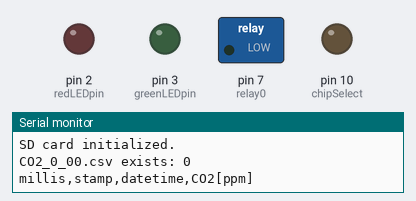
A sketch run on a simulated Arduino Uno, built with avr-gcc and run on an emulated ATmega328P. On the bench: switched loads named in the sketch (green lamp = pin HIGH), output pins drawn as LEDs (lit = HIGH), the last lines printed to the serial monitor. The local clock reads 2024-03-15 10:24:30 at power-on unless the sketch sets it; storage starts empty.

Above: at 0.1 s.
At 8.3 s:
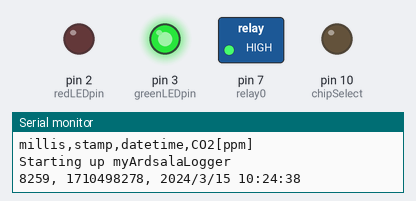
Timing chart, 0 to 9.8 s (numbered marks = the images above):
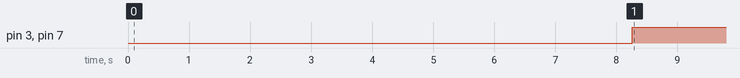

The sketch:

K30_10_sec_S0.ino
```cpp
/*
 Author: Joseph M. Myre (joemyre@gmail.com)
 Modified 8/29/2016 by Matt Covington to add power cycling capability
 Modified March 2024 by Summer Lockhart to change file names and sensor measurement frequency

 This program connects an Arduino to a Cozir CO2 ambient sensor
 and reports readings back over the USB serial interface and
 to an SD card. The SD card is attached to the arduino using the
 Adafruint Data Logger Shield.

 Pin connections:
 Arduino________Vaisala Sensor
 a0  ------------ V_out

 The SoftwareSerial object used to initialize the Cozir
 object is initialized with the Arduino communication pin
 definitions.

 */
#include <SPI.h>
#include <Wire.h>

#include <SD.h>
#include <SoftwareSerial.h>
#include "RTClib.h"
//#include "kSeries.h"
#include <avr/sleep.h>
#include <avr/power.h>
#include <avr/wdt.h>


// Defines the number of milliseconds between
// grabbing data and logging it. 1000 ms is once a second
#define LOG_INTERVAL 6000 //= 10 seconds
// ms between entries (reduce to take more/faster data)
#define MAX_SLEEP_ITERATIONS  LOG_INTERVAL / 8000 //watchdog timer will wait 8 sec for each wakeup

int sleepIterations = 0;
volatile bool watchdogActivated = false;


// The number of milliseconds before writing the logged data
// permanently to disk.
// Set it to the LOG_INTERVAL to write each time (safest)
// Set it to 10*LOG_INTERVAL to write all data every 10 datareads,
//   you could lose up to the last 10 reads if power is lost
//   but it uses less power and is much faster!
//
// ms between calls to flush() -- to write data to the card
//#define SYNC_INTERVAL 30000
// Time of the last sync() call
//uint32_t syncTime = 0;
//new method to determine SD write (always at end of power on cycle)
boolean stay_on = true;

//time to keep sensor powered on to warm up
#define WARMUP_TIME 60000 // = 1 min * 60 sec * 1000 msec
//(approximate) time between readings of sensor during warming up period
#define READ_INTERVAL 10000 // = 10 6ec

// Echo the data to the USB serial line
// 1 for true, 0 for false
#define ECHO_TO_SERIAL   1

// Define the digital pins that connect to the LEDs
#define redLEDpin 2
#define greenLEDpin 3

RTC_PCF8523 RTC; // define the Real Time Clock object//DS1307 old RTC

// Digital pin 10 is used for the SD cs line for the
// data logging shield.
const int chipSelect = 10;

// Define relay connections
#define relay0 7

// Pins 12/13 are reserved for the SD card
SoftwareSerial K_30_Serial(8,9);  //Sets up a virtual serial port
                     //Using pin 8 for Rx and pin 9 for Tx

byte readCO2[] = {0xFE, 0X44, 0X00, 0X08, 0X02, 0X9F, 0X25};  //Command packet to read Co2 (see app note)
byte response[] = {0,0,0,0,0,0,0};  //create an array to store the response

//multiplier for value. default is 1. set to 3 for K-30 3% and 10 for K-33 ICB
float valMultiplier = 10;

// The logging file
File logfile;

// Define watchdog timer interrupt.
ISR(WDT_vect)
{
  // Set the watchdog activated flag.
  // Note that you shouldn't do much work inside an interrupt handler.
  watchdogActivated = true;
}

// Put the Arduino to sleep.
//void sleep()
//{
  // Set sleep to full power down.  Only external interrupts or
  // the watchdog timer can wake the CPU!
  //set_sleep_mode(SLEEP_MODE_PWR_DOWN);

  // Turn off the ADC while asleep.
 // power_adc_disable();

  // Enable sleep and enter sleep mode.
 // sleep_mode();

  // CPU is now asleep and program execution completely halts!
  // Once awake, execution will resume at this point.

  // When awake, disable sleep mode and turn on all devices.
  //sleep_disable();
 // power_all_enable();
//}


/**
 * Function for reporting errors.
 **/
void error(char *str)
{
  Serial.print("error: ");
  Serial.println(str);
  Serial.flush();

  // red LED indicates error
  digitalWrite(redLEDpin, HIGH);

  while(1);
}

/**
 * The setup function performs multiple tasks:
 * 1) Connects the USB serial line with the host
 * 2) Initializes the SD card
 * 3) Opens the log file for writing
 * 4) Connects to the RTC for timestamping
 **/
void setup(){
  Serial.begin(9600); //Start Serial connection with host
  K_30_Serial.begin(9600);

  // use debugging LEDs
  pinMode(redLEDpin, OUTPUT);
  pinMode(greenLEDpin, OUTPUT);
  // set up relay
  pinMode(relay0, OUTPUT);
  digitalWrite(relay0, LOW);

#ifdef AVR
  Wire.begin();
#else
  Wire1.begin(); // Shield I2C pins connect to alt I2C bus on Arduino Due
#endif
  RTC.begin();

  if (! RTC.initialized()) {
    Serial.println("RTC is NOT running!");
    // following line sets the RTC to the date & time this sketch was compiled
    RTC.adjust(DateTime(__DATE__, __TIME__));
  }

  // This section grabs the current datetime and compares it to
  // the compilation time.  If necessary, the RTC is updated.
  DateTime dt = RTC.now();
  DateTime compiled = DateTime(__DATE__, __TIME__);
  if (dt.unixtime() < compiled.unixtime()) {
    Serial.println("RTC is older than compile time! Updating");
    RTC.adjust(DateTime(__DATE__, __TIME__));
  }


  // Initialize the SD card
  //Serial.print("Initializing SD card...");
  // Make sure that the default chip select pin is set to
  // output, even if you don't use it:
  pinMode(chipSelect, OUTPUT);

  // see if the card is present and can be initialized:
  if (!SD.begin(chipSelect)) {
    error("SD Card failed, or not present");
  }
  Serial.println("SD card initialized.");

  // Create a new logging file
  // or open a previously existing file
  char filename[] = "CO2_0_00.csv";
  for (uint8_t i = 0; i < 1000; i++) {
    filename[6] = i/10 + '0';
    filename[7] = i%10 + '0';
    Serial.print(filename);
    Serial.print(" exists: ");
    Serial.println(SD.exists(filename));
    if (!SD.exists(filename)) {
      // only open a new file if it doesn't exist
      logfile = SD.open(filename, FILE_WRITE);
      break;  // leave the loop!
    }
  }


  if (!logfile) {
    error("Failed to create logging file");
  }

  logfile.println("millis,stamp,datetime,CO2[ppm]");
#if ECHO_TO_SERIAL
  Serial.println("millis,stamp,datetime,CO2[ppm]");
#endif //ECHO_TO_SERIAL

  Serial.println("Starting up myArdsalaLogger");
  //Start Serial connection with Sensor


  // Setup the watchdog timer to run an interrupt which
  // wakes the Arduino from sleep every 8 seconds.

  // Note that the default behavior of resetting the Arduino
  // with the watchdog will be disabled.

  // This next section of code is timing critical, so interrupts are disabled.
  // See more details of how to change the watchdog in the ATmega328P datasheet
  // around page 50, Watchdog Timer.
  noInterrupts();

  // Set the watchdog reset bit in the MCU status register to 0.
  MCUSR &= ~(1<<WDRF);

  // Set WDCE and WDE bits in the watchdog control register.
  WDTCSR |= (1<<WDCE) | (1<<WDE);

  // Set watchdog clock prescaler bits to a value of 8 seconds.
  WDTCSR = (1<<WDP0) | (1<<WDP3);

  // Enable watchdog as interrupt only (no reset).
  WDTCSR |= (1<<WDIE);

  // Enable interrupts again.
  interrupts();
}


/**
 *
 **/
void loop(){

  if (watchdogActivated)
  {
  watchdogActivated = false;
    // Increase the count of sleep iterations and take a sensor
    // reading once the max number of iterations has been hit.
    sleepIterations += 1;
    if (sleepIterations >= MAX_SLEEP_ITERATIONS) {
      // Reset the number of sleep iterations.
      sleepIterations = 0;

// Switch relay -- Turn it on
  digitalWrite(relay0, HIGH);
  //record time we are starting logging loop
  uint32_t loop_start_time = millis();

  while (stay_on)//(millis() - loop_start_time <WARMUP_TIME )
  {
  DateTime dt;

  // This indicates that logging is occurring
  // It would be good to turn this off for field
  // deployment to save power
  digitalWrite(greenLEDpin, HIGH);

  // log milliseconds since starting
  uint32_t m = millis();
  logfile.print(m);           // milliseconds since start
  logfile.print(", ");
#if ECHO_TO_SERIAL
  Serial.print(m);         // milliseconds since start
  Serial.print(", ");
#endif


  // fetch the time
  dt = RTC.now();
  // log time
  logfile.print(dt.unixtime()); // seconds since 1/1/1970
  logfile.print(", ");
  //logfile.print('"');
  logfile.print(dt.year(), DEC);
  logfile.print("/");
  logfile.print(dt.month(), DEC);
  logfile.print("/");
  logfile.print(dt.day(), DEC);
  logfile.print(" ");
  logfile.print(dt.hour(), DEC);
  logfile.print(":");
  logfile.print(dt.minute(), DEC);
  logfile.print(":");
  logfile.print(dt.second(), DEC);
  //logfile.print('"');
#if ECHO_TO_SERIAL
  Serial.print(dt.unixtime()); // seconds since 1/1/1970
  Serial.print(", ");
  //Serial.print('"');
  Serial.print(dt.year(), DEC);
  Serial.print("/");
  Serial.print(dt.month(), DEC);
  Serial.print("/");
  Serial.print(dt.day(), DEC);
  Serial.print(" ");
  Serial.print(dt.hour(), DEC);
  Serial.print(":");
  Serial.print(dt.minute(), DEC);
  Serial.print(":");
  Serial.print(dt.second(), DEC);
  //Serial.print('"');
#endif //ECHO_TO_SERIAL

  /***
  *
  * Read data from sensor and apply multiplier to get CO2 ppm
  *
  ***/
  sendRequest(readCO2);
  unsigned long valCO2 = getValue(response);
  if (millis() - loop_start_time > WARMUP_TIME)
  {
    stay_on = false;
  }
  report(valCO2);

  digitalWrite(greenLEDpin, LOW);
  delay(READ_INTERVAL);

  }

// Switch relay -- Turn it off
  digitalWrite(relay0, LOW);
  stay_on = true;
  // delay for the amount of time we want between readings
  //delay((LOG_INTERVAL -1) - (millis() % LOG_INTERVAL));
    }

  }
  //go to sleep
  //sleep();
}

void report(unsigned long co2){

  logfile.print(",");
  logfile.println(co2);
#if ECHO_TO_SERIAL
  Serial.print(",");
  Serial.println(co2);
  Serial.flush();
#endif

  // Now we write data to disk!
  // Don't sync too often - requires 2048 bytes of I/O to SD card
  // which uses a bunch of power and takes time
  // The sync interval should be tuned to your field needs
  if (stay_on==false){//((millis() - syncTime) < SYNC_INTERVAL) return;
//  syncTime = millis();

  // blink LED to show we are syncing data to the card & updating FAT!
  digitalWrite(redLEDpin, HIGH);
  logfile.flush();
  digitalWrite(redLEDpin, LOW);
  }
}

void sendRequest(byte packet[])
{
  //don't need delay below if we are powering on for long warm-up, though first reading will be 0
  //delay(5000);//K 30 needs a few seconds to respond to power up
  while(!K_30_Serial.available())  //keep sending request until we start to get a response
  {
    K_30_Serial.write(readCO2,7);
    delay(50);
  }

  int timeout=0;  //set a timeout counter
  while(K_30_Serial.available() < 7 ) //Wait to get a 7 byte response
  {
    timeout++;
    if(timeout > 10)    //if it takes to long there was probably an error
      {
        while(K_30_Serial.available())  //flush whatever we have
          K_30_Serial.read();

          break;                        //exit and try again
      }
      delay(50);
  }

  Serial.println("");
  for (int i=0; i < 7; i++)
  {
    response[i] = K_30_Serial.read();

    Serial.print(response[i]);
    Serial.print(",");
  }
  Serial.println("");
}

unsigned long getValue(byte packet[])
{
    int high = packet[3];                        //high byte for value is 4th byte in packet in the packet
    int low = packet[4];    //low byte for value is 5th byte in the packet

 //   Serial.print("Raw high: ");
 //   Serial.print(high);
 //   Serial.print("    Raw low: ");
 //   Serial.println(low);

    unsigned long val = high*256 + low;                //Combine high byte and low byte with this formula to get value
 //   Serial.print("Raw val: ");
 //   Serial.println(val);
    return val*valMultiplier;
}
```

Measured:
- by itself, pin 3 (greenLEDpin), pin 7 (relay0): LOW → HIGH at 8.3 s
